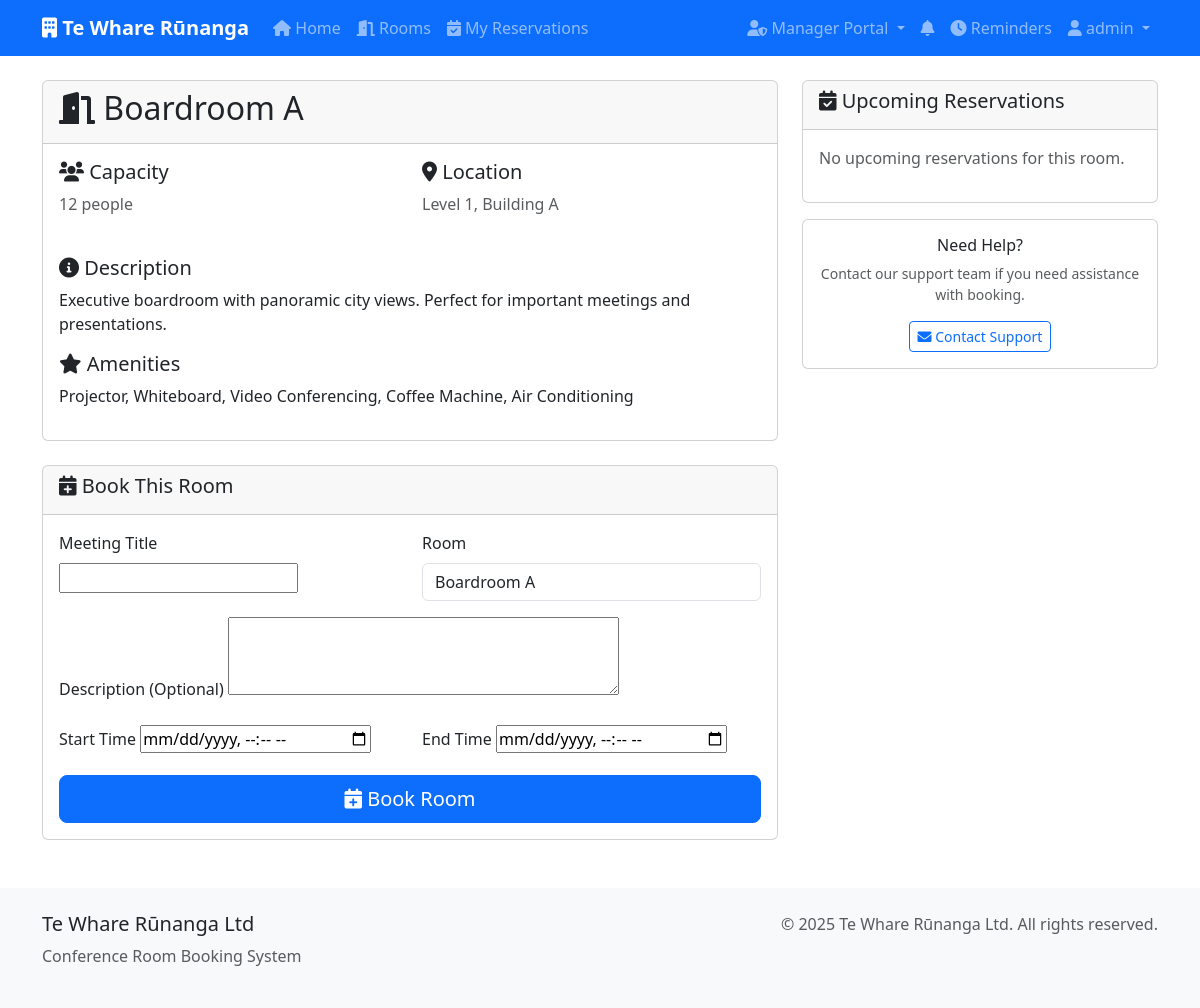
The page /rooms/1/ (signed in) on the database as committed earlier.
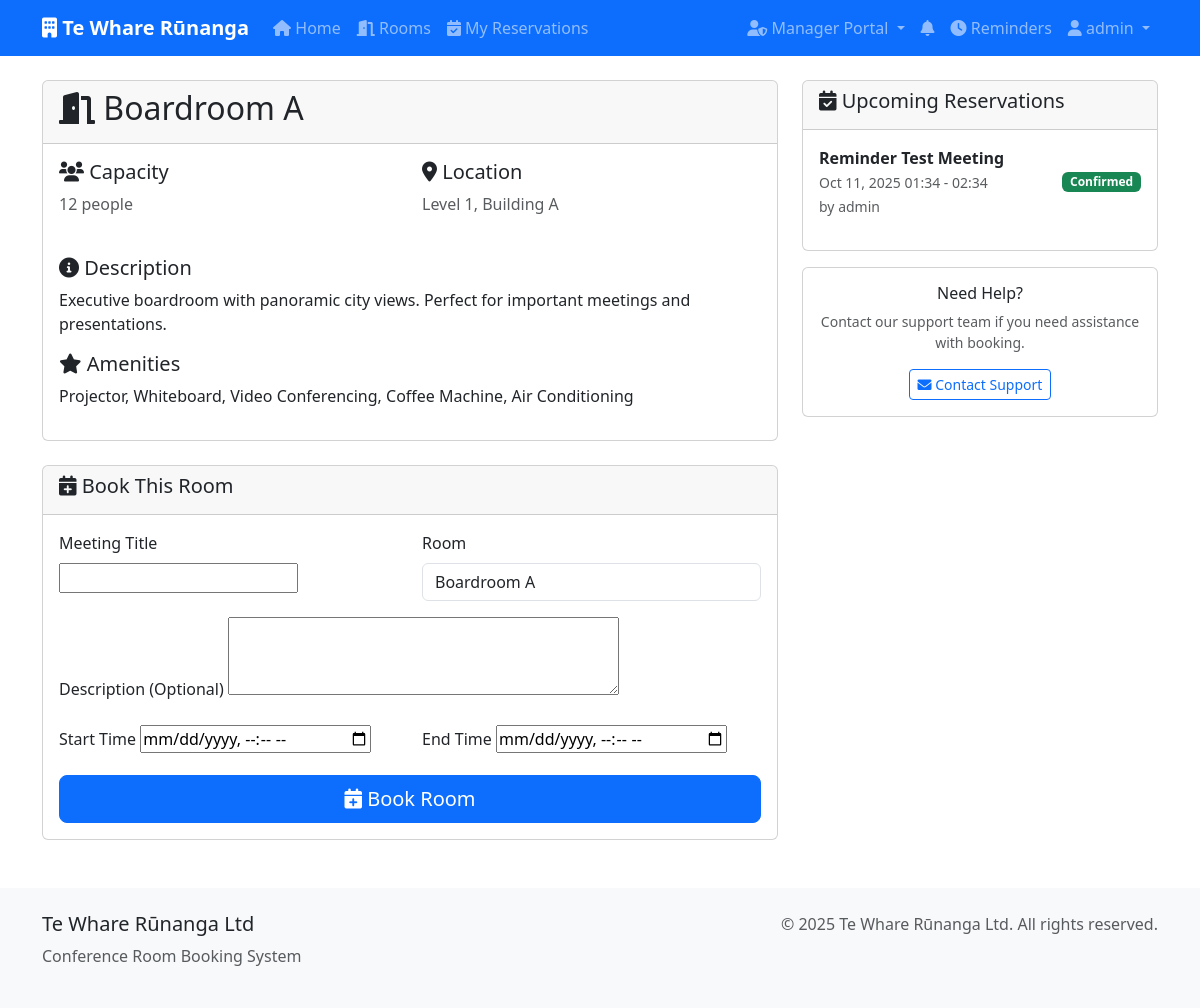
The same page on the database as committed later.
### bookings/models.py (models this page shows, shortened)
class Reservation(models.Model):
    STATUS_CHOICES = [
        ('pending', 'Pending'),
        ('confirmed', 'Confirmed'),
        ('cancelled', 'Cancelled'),
        ('completed', 'Completed'),
    ]
    room = models.ForeignKey(Room, on_delete=models.CASCADE, related_name='reservations')
    user = models.ForeignKey(User, on_delete=models.CASCADE, related_name='reservations')
    title = models.CharField(max_length=200)
    description = models.TextField(blank=True)
    start_time = models.DateTimeField()
    end_time = models.DateTimeField()
    status = models.CharField(max_length=20, choices=STATUS_CHOICES, default='pending')
    created_at = models.DateTimeField(auto_now_add=True)
    updated_at = models.DateTimeField(auto_now=True)
    created_by_admin = models.BooleanField(default=False)
    class Meta:
        ordering = ['start_time']

### bookings/views.py (the view)
# urls.py: path('rooms/<int:room_id>/', views.room_detail, name='room_detail'),
@login_required
def room_detail(request, room_id):
    room = get_object_or_404(Room, id=room_id, is_active=True)
    if request.method == 'POST':
        form = ReservationForm(request.POST, user=request.user, room_id=room.id)
        if form.is_valid():
            reservation = form.save(commit=False)
            reservation.user = request.user
            reservation.room = room
            reservation.status = 'confirmed'
            reservation.save()
            Notification.objects.create(
                user=request.user,
                reservation=reservation,
                notification_type='reservation_confirmed',
                message=f'Your reservation for {room.name} has been confirmed for {reservation.start_time.strftime("%Y-%m-%d %H:%M")}.'
            )
            messages.success(request, 'Reservation created successfully!')
            return redirect('reservation_detail', reservation.id)
        else:
            messages.error(request, 'Please check the form for errors.')
    else:
        form = ReservationForm(user=request.user, room_id=room.id)
    upcoming_reservations = Reservation.objects.filter(
        room=room,
        start_time__gte=timezone.now(),
        status='confirmed'
    ).order_by('start_time')[:10]
    context = {
        'room': room,
        'form': form,
        'upcoming_reservations': upcoming_reservations,
    }
    return render(request, 'bookings/room_detail.html', context)

### bookings/forms.py (shortened to what this page needs)
class ReservationForm(forms.ModelForm):
    class Meta:
        model = Reservation
        fields = ['room', 'title', 'description', 'start_time', 'end_time']
        widgets = {
            'start_time': forms.DateTimeInput(attrs={'type': 'datetime-local'}),
            'end_time': forms.DateTimeInput(attrs={'type': 'datetime-local'}),
            'description': forms.Textarea(attrs={'rows': 3}),
        }
    def __init__(self, *args, **kwargs):
        user = kwargs.pop('user', None)
        room_id = kwargs.pop('room_id', None)
        super().__init__(*args, **kwargs)
        self.fields['room'].queryset = Room.objects.filter(is_active=True)
        if room_id:
            self.fields['room'].initial = room_id
            self.fields['room'].widget = forms.HiddenInput()
            self.fields['room'].required = False
        now = timezone.now()
        self.fields['start_time'].widget.attrs['min'] = now.strftime('%Y-%m-%dT%H:%M')
        self.fields['end_time'].widget.attrs['min'] = now.strftime('%Y-%m-%dT%H:%M')

### templates/bookings/room_detail.html (shortened to what the changed rows need)
{% extends 'bookings/base.html' %}
{% block content %}
<div class="row">
    <div class="col-md-8">
        <div class="card">
            <div class="card-header">
                <h2><i class="fas fa-door-open"></i> {{ room.name }}</h2>
            </div>
        </div>
    </div>
    <div class="col-md-4">
        <div class="card">
            <div class="card-body">
                {% if upcoming_reservations %}
                    {% for reservation in upcoming_reservations %}
                    <div class="d-flex justify-content-between align-items-center mb-3">
                        <div>
                            <strong>{{ reservation.title }}</strong><br>
                            <small class="text-muted">
                                {{ reservation.start_time|date:"M d, Y H:i" }} -
                                {{ reservation.end_time|date:"H:i" }}
                            </small><br>
                            <small class="text-muted">by {{ reservation.user.username }}</small>
                        </div>
                        <span class="badge bg-{% if reservation.status == 'confirmed' %}success{% elif reservation.status == 'pending' %}warning{% else %}secondary{% endif %}">
                            {{ reservation.get_status_display }}
                        </span>
                    </div>
                    {% endfor %}
                {% else %}
                    <p class="text-muted">No upcoming reservations for this room.</p>
                {% endif %}
            </div>
        </div>
    </div>
</div>
{% endblock %}

Rows that differ between the two databases and show on the page:
added Reservation: title "Reminder Test Meeting", start_time "Oct 11, 2025 01:34", end_time "02:34", user.username "admin", status "Confirmed"
Other text that changed with them:
text no longer shown: "No upcoming reservations for this room."
